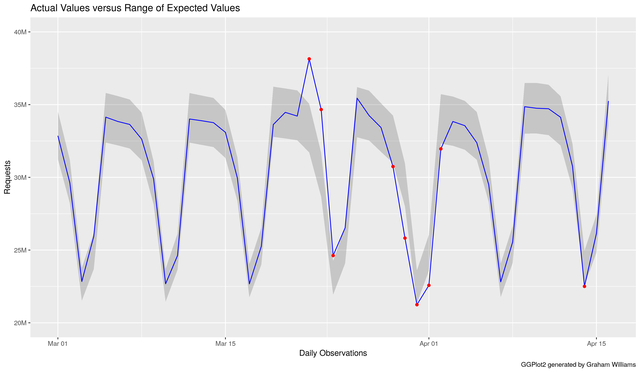

Recreate this plot in R.
# For now build a static plot and display, then convert to python!

library(readr)
library(ggplot2)
library(magrittr)
library(scales)

ds <- read_csv("request-anom.csv")
anom <- ds[ds$anomaly,]
  
ds %>%
  ggplot(aes(x=timestamp)) +
  geom_ribbon(aes(ymin = from, ymax=to), alpha=0.2) +
  geom_line(aes(y=value), colour="blue") +
  geom_point(data=anom, aes(x=timestamp, y=value), color="red") +
  scale_y_continuous(limits=c(20e6, 40e6),
                     labels=unit_format(unit="M", scale=1e-6, sep="")) +
  labs(x="Daily Observations", y="Requests",
       title="Actual Values versus Range of Expected Values",
       caption="GGPlot2 generated by Graham Williams")
ggsave("request-anom.pdf", width=10)
#system("evince request-anom.pdf")
ggsave("request-anom.png", width=12)
system("mogrify -resize 640 request-anom.png")
#system("display request-anom.png")
